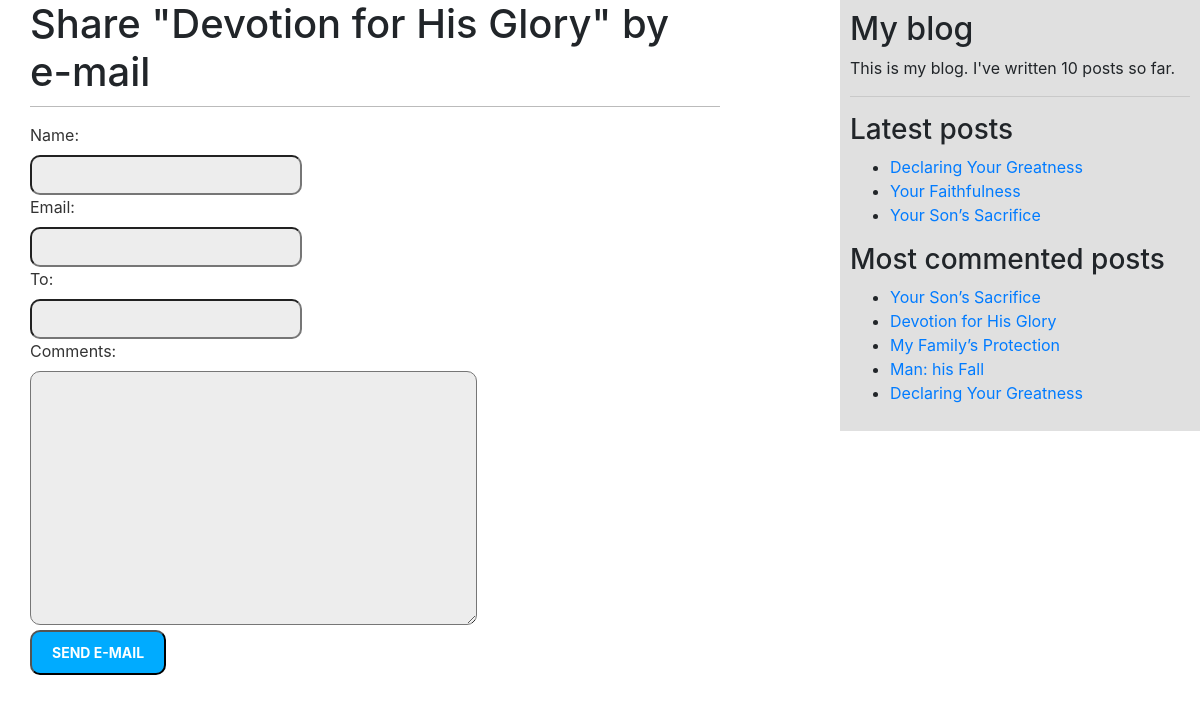
/BlogApp/1/share/, run on an earlier commit of the app's database.
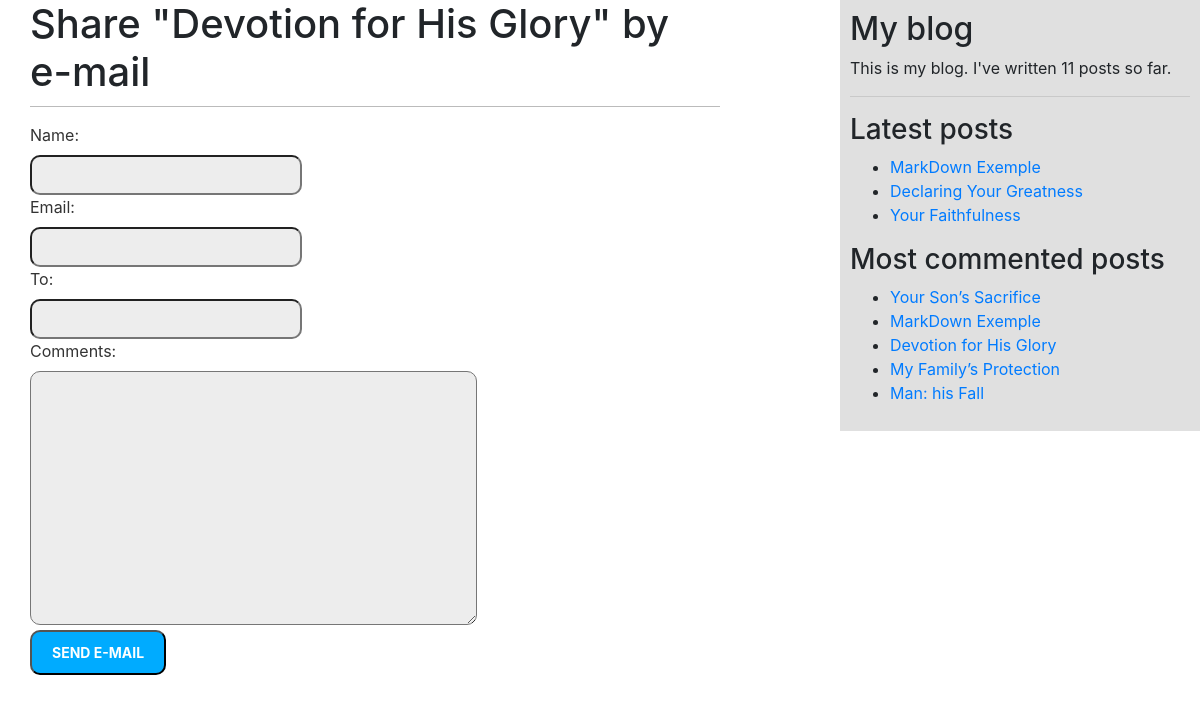
And on a later commit of the database.
### BlogApp/models.py (models this page shows, shortened)
class Post(models.Model):
    STATUS_CHOICES = (
        ('draft', 'Draft'),
        ('published', 'Published'),
    )
    title = models.CharField(max_length=250)
    slug = models.SlugField(max_length=250,
                            unique_for_date='publish')
    author = models.ForeignKey(User,
                               on_delete=models.CASCADE,
                               related_name='blog_posts')
    body = models.TextField()
    publish = models.DateTimeField(default=timezone.now)
    created = models.DateTimeField(auto_now_add=True)
    updated = models.DateTimeField(auto_now=True)
    status = models.CharField(max_length=10,
                              choices=STATUS_CHOICES,
                              default='draft')
    objects = models.Manager()
    published = PublishedManager()
    tags = TaggableManager()
    class Meta:
        ordering = ('-publish',)
    def get_absolute_url(self):
        return reverse('BlogApp:post_detail',
                       args=[self.publish.year,
                             self.publish.month,
                             self.publish.day,
                             self.slug])

### BlogApp/views.py (the view)
# urls.py: path('<int:post_id>/share/', views.post_share, name='post_share'),
def post_share(request, post_id):
    post = get_object_or_404(Post, id=post_id, status='published')
    sent = False
    if request.method == 'POST':
        form = EmailPostForm(request.POST)
        if form.is_valid():
            cd = form.cleaned_data
            post_url = request.build_absolute_uri(post.get_absolute_url())
            subject = f"{cd['name']} recommends you read {post.title}"
            message = f"Read {post.title} at {post_url}\n\n{cd['name']}'s comments: {cd['comments']}"
            send_mail(subject, message, config('EMAIL_HOST_USER'), [cd['to']])
            sent = True
    else:
        form = EmailPostForm()
    return render(request, 'BlogApp/post/share.html', {'post': post,
                                                       'form': form,
                                                       'sent': sent})

### BlogApp/forms.py
class EmailPostForm(forms.Form):
    name = forms.CharField(max_length=25)
    email = forms.EmailField()
    to = forms.EmailField()
    comments = forms.CharField(required=False,
                               widget=forms.Textarea)

### BlogApp/models.py (called while the page is built)
    def get_queryset(self):
        return super().get_queryset().filter(status='published')

### BlogApp/templatetags/blog_tags.py (called while the page is built)
@register.simple_tag
def total_posts():
    return Post.published.count()

@register.inclusion_tag('BlogApp/post/latest_post.html')
def show_latest_posts(count=5):
    latest_posts = Post.published.order_by('-publish')[:count]
    return {'latest_posts': latest_posts}

@register.simple_tag
def get_most_commented_posts(count=5):
    return Post.published.annotate(
        total_comments=Count('comments')
    ).order_by('-total_comments')[:count]

### BlogApp/templates/BlogApp/post/share.html (shortened to what this page needs)
{% extends 'BlogApp/base.html' %}
{% block content %}
    {% if sent %}
        <h1>E-mail successfully sent</h1>
        <p>
            "{{ post.title }}" was successfully sent to {{ form.cleaned_data.to }}.
        </p>
    {% else %}
        <h1>Share "{{ post.title }}" by e-mail</h1>
        <form method="post">
            {{ form.as_p }}
            <input type="submit" value="Send e-mail">
        </form>
    {% endif %}
{% endblock %}

### BlogApp/templates/BlogApp/base.html (shortened to what this page needs)
{% load blog_tags %}
{% load static %}
<!DOCTYPE html>
<html lang="en">
<head>
    <link href="{% static "css/reset.css" %}" rel="stylesheet">
    <link href="{% static "css/BlogApp.css" %}" rel="stylesheet">
    <link href="{% static '/css/bootstrap.min.css' %}" rel="stylesheet">
</head>
<body>
<div id="content">
    {% block content %}
    {% endblock %}
</div>
<div id="sidebar">
    <h2>My blog</h2>
    <p>This is my blog. I've written {% total_posts %} posts so far.</p>
    <hr>
    <h3>Latest posts</h3>
    {% show_latest_posts 3 %}
    <h3>Most commented posts</h3>
    {% get_most_commented_posts as most_commented_posts %}
    <ul>
        {% for post in most_commented_posts %}
            <li>
                <a href="{{ post.get_absolute_url }}">{{ post.title }}</a>
            </li>
        {% endfor %}
    </ul>
</div>
</body>
</html>

### BlogApp/templates/BlogApp/post/latest_post.html
<ul>
    {% for post in latest_posts %}
        <li>
            <a href="{{ post.get_absolute_url }}">{{ post.title }}</a>
        </li>
    {% endfor %}
</ul>

What changed in the data, as far as the page shows it:
no longer on one of the page's lists (row unchanged): Post: title "Declaring Your Greatness"
no longer on one of the page's lists (row unchanged): Post: title "Your Son’s Sacrifice"
added Post: title "MarkDown Exemple"
Also different on the page:
text no longer shown: "10"
text now shown: "11"
